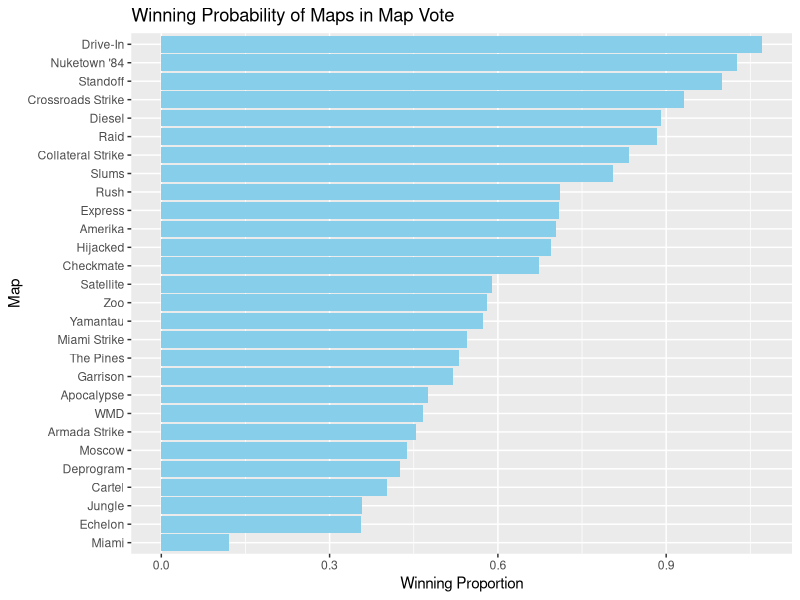
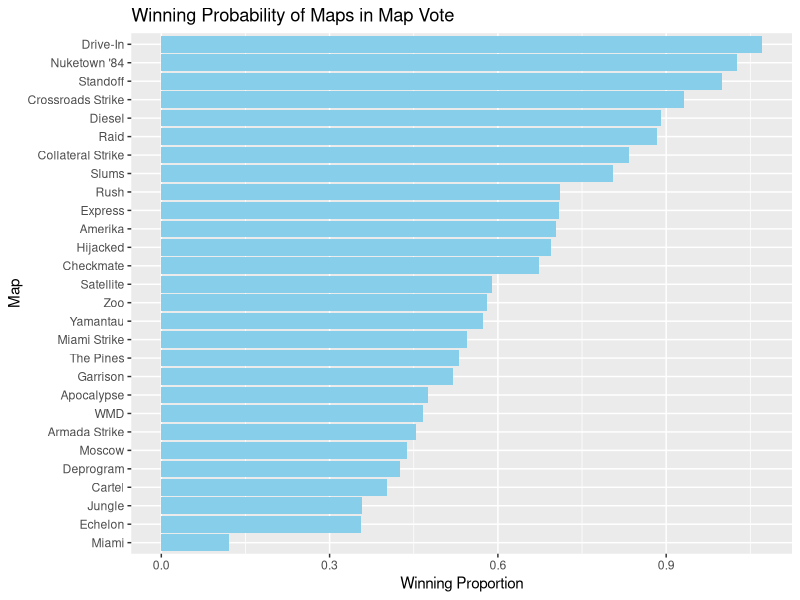
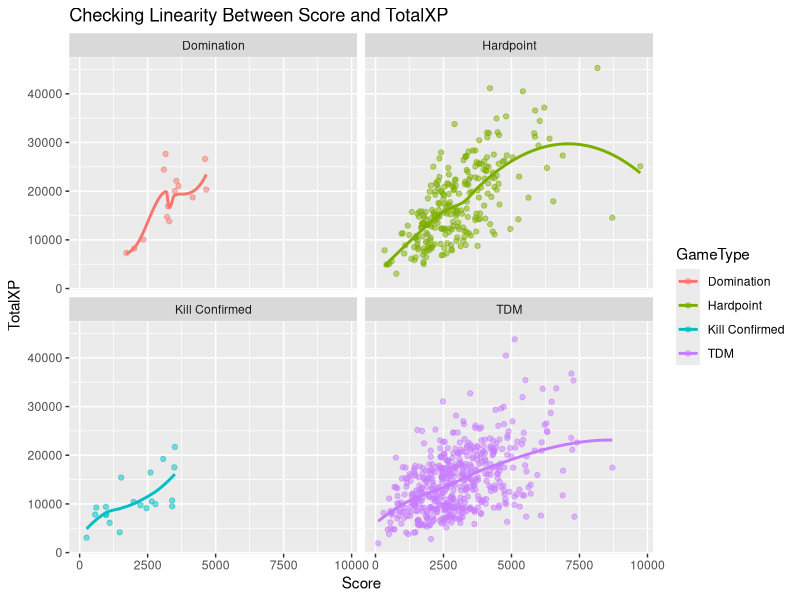
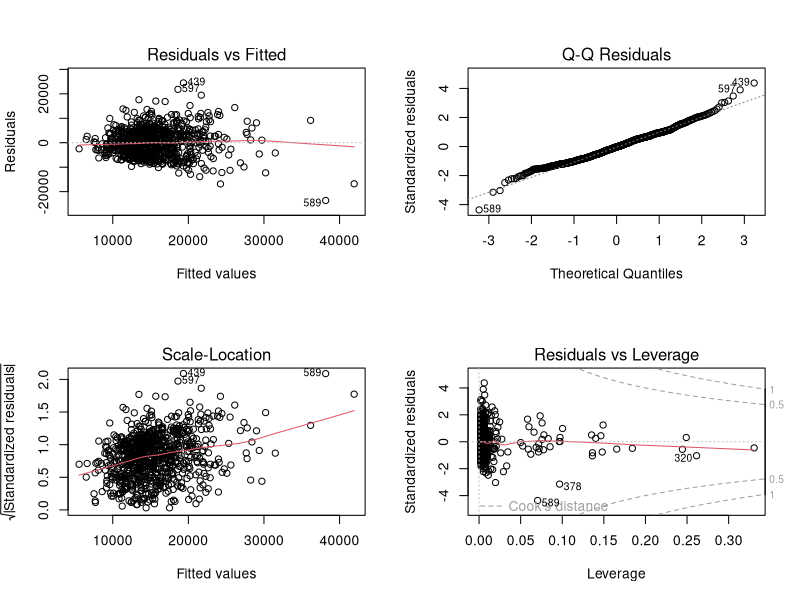

Write the R code that produced these figures, in order.
## ---- chunk 1
knitr::opts_chunk$set(echo = TRUE)
## ---- chunk 2
rm(list = ls())
#Add libraries as needed
library(tidyverse)
library(readr)
library(stringr)
library(caret) # For data splitting and model evaluation
library(randomForest) # Random Forest
library(nnet) # Logistic Regression
library(e1071) # SVM


player1 <- read_csv("CODGames_p1_380.csv", show_col_types = FALSE)
player2 <- read_csv("CODGames_p2_380.csv", show_col_types = FALSE)
maps <- read_csv("CODMaps.csv", show_col_types = FALSE)
modes <- read_csv("CODGameModes.csv", show_col_types = FALSE)
## ---- chunk 3
#Combining player1 and player2 data

# Step 1: Add a unique key for both player1 and player 2 datasets
new_p1 <- player1 |>
  mutate(PlayerID = "Player1")

new_p2 <- player2 |>
  mutate(PlayerID = "Player2")

# Step 2: Performing a full join
combined_data <- merge(new_p1, new_p2, all = TRUE, by = intersect(names(new_p1), names(new_p2)))
## ---- chunk 4
#Combining combined data with maps data

#Step 1: Corrections in Choice column in Combined data
combined_data <- combined_data |>
  mutate(Choice = str_replace_all(Choice, "Deisel", "Diesel"),
         Choice = str_replace_all(Choice, "Apocolypse", "Apocalypse"),
         Choice = str_replace_all(Choice, "APocalypse", "Apocalypse"),
         Choice = str_replace_all(Choice, "^Collateral$", "Collateral Strike"),
         Choice = str_replace_all(Choice, "Collaterel Strike", "Collateral Strike"),
         Choice = str_replace_all(Choice, "Riad", "Raid"),
         Choice = str_replace_all(Choice, "Drive-in", "Drive-In"),
         Choice = str_replace_all(Choice, "Nuketown '84 Halloween", "Nuketown '84"))

# Step 2: Rename the Date column in maps to MapDate
maps <- 
  maps |>
  rename(MapDate = Date)

# Step 3: Perform a left join
maps_combined_data <- combined_data |>
  left_join(maps, by = c("Choice" = "Name"))
## ---- chunk 5

# Step 1: Count occurrence of each map
map_count <- 
  maps_combined_data |>
  pivot_longer(cols = c(Map1, Map2), names_to = "Chosen", values_to = "Map") |>
  filter(!is.na(Map) & Map != "") |> 
  group_by(Map) |>
  summarize(MapCount = n())

# Step 3: Count the number of wins
map_won <- 
  maps_combined_data |>
  group_by(Choice) |>
  summarize(WinCount = n()) |>
  rename(Map = Choice)

# Step 4: Merges the number of occurrences and wins
map_statistics <- 
  map_count |>
  left_join(map_won, by = "Map") |>
  filter(!is.na(WinCount)) |>  # Remove rows with NA WinCount
  mutate(WinProportion = WinCount / MapCount) |>
  arrange(desc(WinProportion))

# Step 5: Visualization of results
ggplot(map_statistics, aes(x = reorder(Map, WinProportion), y = WinProportion)) +
  geom_bar(stat = "identity", fill = "skyblue") +
  coord_flip() +
  labs(
    title = "Winning Probability of Maps in Map Vote",
    x = "Map",
    y = "Winning Proportion"
  )

# Step 6: Display map statistics
head(map_statistics)
## ---- chunk 6
# Define a correction function
correction_values <- c(
  "Deisel" = "Diesel",
  "Apocolypse" = "Apocalypse",
  "APocalypse" = "Apocalypse",
  "Collateral" = "Collateral Strike",
  "Collaterel Strike" = "Collateral Strike",
  "Riad" = "Raid",
  "Drive-in" = "Drive-In",
  "Nuketown '84 Halloween" = "Nuketown '84"
)

apply_corrections <- function(dataset, column) {
  dataset %>%
    mutate({{ column }} := recode({{ column }}, !!!correction_values))
}

# Apply corrections to datasets
data_player1 <- apply_corrections(player1, Choice)
data_player2 <- apply_corrections(player2, Choice)
## ---- chunk 7
# Combine player1 and player2 data
data_p1 <- data_player1 %>% mutate(PlayerLabel = "Player1")
data_p2 <- data_player2 %>% mutate(PlayerLabel = "Player2")

merged_data <- full_join(data_p1, data_p2, by = intersect(names(data_p1), names(data_p2)))

# Merge merged_data with map details
combined_maps_data <- merged_data %>%
  left_join(maps, by = c("Choice" = "Name"))
## ---- chunk 8
# Count occurrences as candidates
map_candidates <- combined_maps_data %>%
  pivot_longer(cols = c(Map1, Map2), names_to = "Chosen", values_to = "Map") %>%
  filter(!is.na(Map) & Map != "") %>%
  group_by(Map) %>%
  summarize(MapCount = n())

# Count occurrences as winners
map_wins <- combined_maps_data %>%
  group_by(Choice) %>%
  summarize(WinCount = n()) %>%
  rename(Map = Choice)

# Merge candidate and win counts
map_stats <- map_candidates %>%
  left_join(map_wins, by = "Map") %>%
  filter(!is.na(WinCount)) %>%
  mutate(WinProportion = WinCount / MapCount) %>%
  arrange(desc(WinProportion))

# Visualization of results
ggplot(map_stats, aes(x = reorder(Map, WinProportion), y = WinProportion)) +
  geom_bar(stat = "identity", fill = "skyblue") +
  coord_flip() +
  labs(
    title = "Winning Probability of Maps in Map Vote",
    x = "Map",
    y = "Winning Proportion"
  )

# Display sorted map statistics
print(map_stats)
## ---- chunk 9
modes <- modes %>% mutate(TimeLimit = na_if(TimeLimit, "None"))

maps_combined_data <- maps_combined_data %>%
  mutate(GameType = recode(GameType,
                           "HC - TDM" = "TDM",
                           "HC - Hardpoint" = "Hardpoint",
                           "HC - Kill Confirmed" = "Kill Confirmed",
                           "HC - Domination" = "Domination"))

final_data <- maps_combined_data %>%
  left_join(modes, by = c("GameType" = "Mode"))
## ---- chunk 10
# Filter missing values
cleaned_data <- final_data %>%
  filter(!is.na(Score) & !is.na(TotalXP) & is.finite(Score) & is.finite(TotalXP))
## ---- chunk 11
summary_stats <- cleaned_data %>%
  group_by(GameType) %>%
  summarize(
    mean_Score = mean(Score, na.rm = TRUE),
    sd_Score = sd(Score, na.rm = TRUE),
    mean_TotalXP = mean(TotalXP, na.rm = TRUE),
    sd_TotalXP = sd(TotalXP, na.rm = TRUE),
    n = n()
  )

print(summary_stats)
## ---- chunk 12
ggplot(cleaned_data, aes(x = Score, y = TotalXP, color = GameType)) +
  geom_point(alpha = 0.5) +  # Scatter points
  geom_smooth(method = "loess", se = FALSE) +  # Add a LOESS curve
  facet_wrap(~ GameType) +  # Separate by GameType
  labs(title = "Checking Linearity Between Score and TotalXP",
       x = "Score",
       y = "TotalXP")
## ---- chunk 13
# Linear Regression Model
model <- lm(TotalXP ~ Score * GameType, data = cleaned_data)
summary(model)
## ---- chunk 14
# Residual diagnostics
par(mfrow = c(2, 2))
plot(model)
## ---- chunk 15
set.seed(123)
class_data <- cleaned_data %>%
  select(TotalXP, Score, GameType) %>%
  mutate(GameType = as.factor(GameType))

train_index <- createDataPartition(class_data$GameType, p = 0.7, list = FALSE)
train_data <- class_data[train_index, ]
test_data <- class_data[-train_index, ]
## ---- chunk 16
rf_model <- randomForest(GameType ~ TotalXP + Score, data = train_data)
rf_preds <- predict(rf_model, test_data)
rf_accuracy <- sum(rf_preds == test_data$GameType) / nrow(test_data)


cat("Random Forest Accuracy:", rf_accuracy, "\n")
print(confusionMatrix(rf_preds, test_data$GameType))
## ---- chunk 17
lr_model <- multinom(GameType ~ TotalXP + Score, data = train_data)
lr_preds <- predict(lr_model, test_data)
lr_accuracy <- sum(lr_preds == test_data$GameType) / nrow(test_data)

cat("Logistic Regression Accuracy:", lr_accuracy, "\n")
print(confusionMatrix(lr_preds, test_data$GameType))
## ---- chunk 18
svm_model <- svm(GameType ~ TotalXP + Score, data = train_data, kernel = "radial")
svm_preds <- predict(svm_model, test_data)
svm_accuracy <- sum(svm_preds == test_data$GameType) / nrow(test_data)

cat("Support Vector Machines Accuracy:", svm_accuracy, "\n")
print(confusionMatrix(svm_preds, test_data$GameType))
